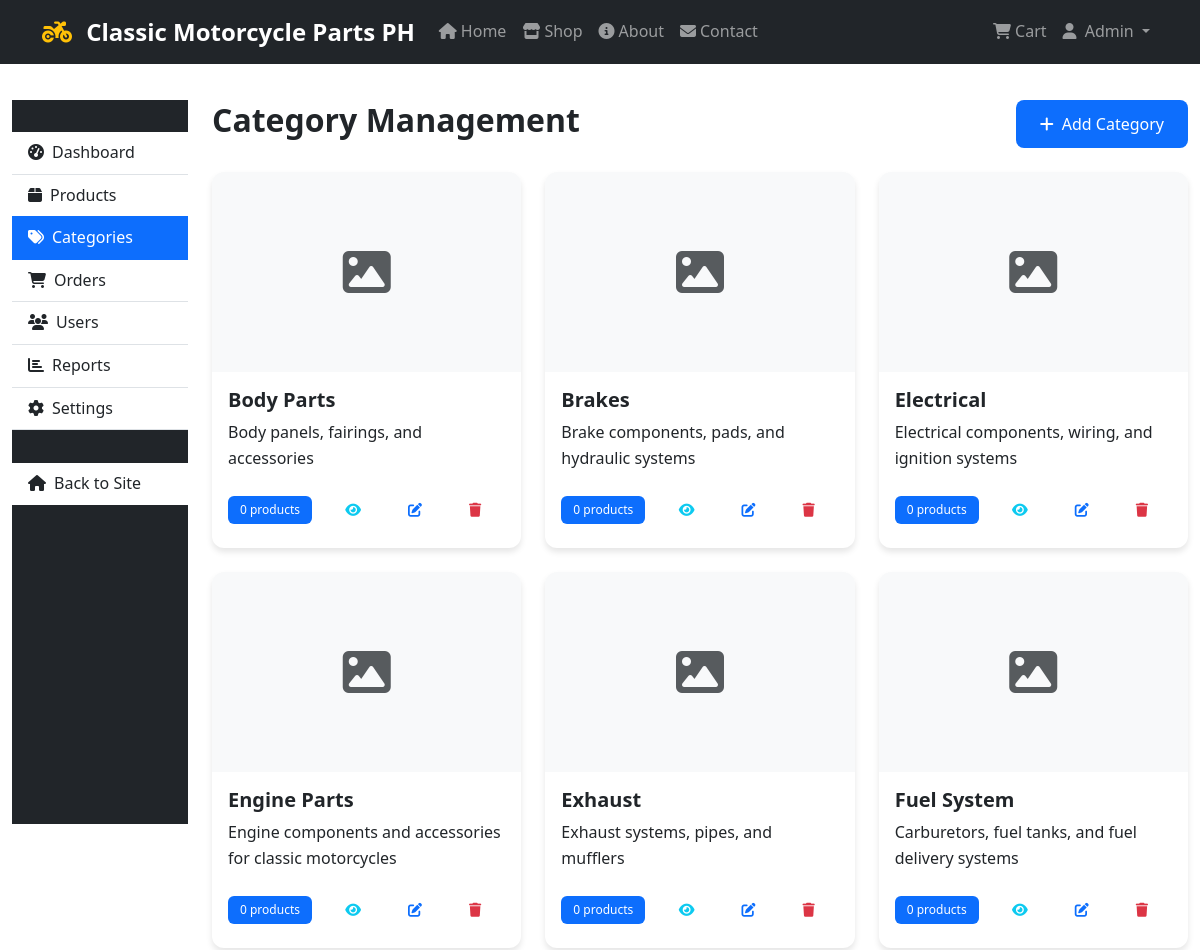
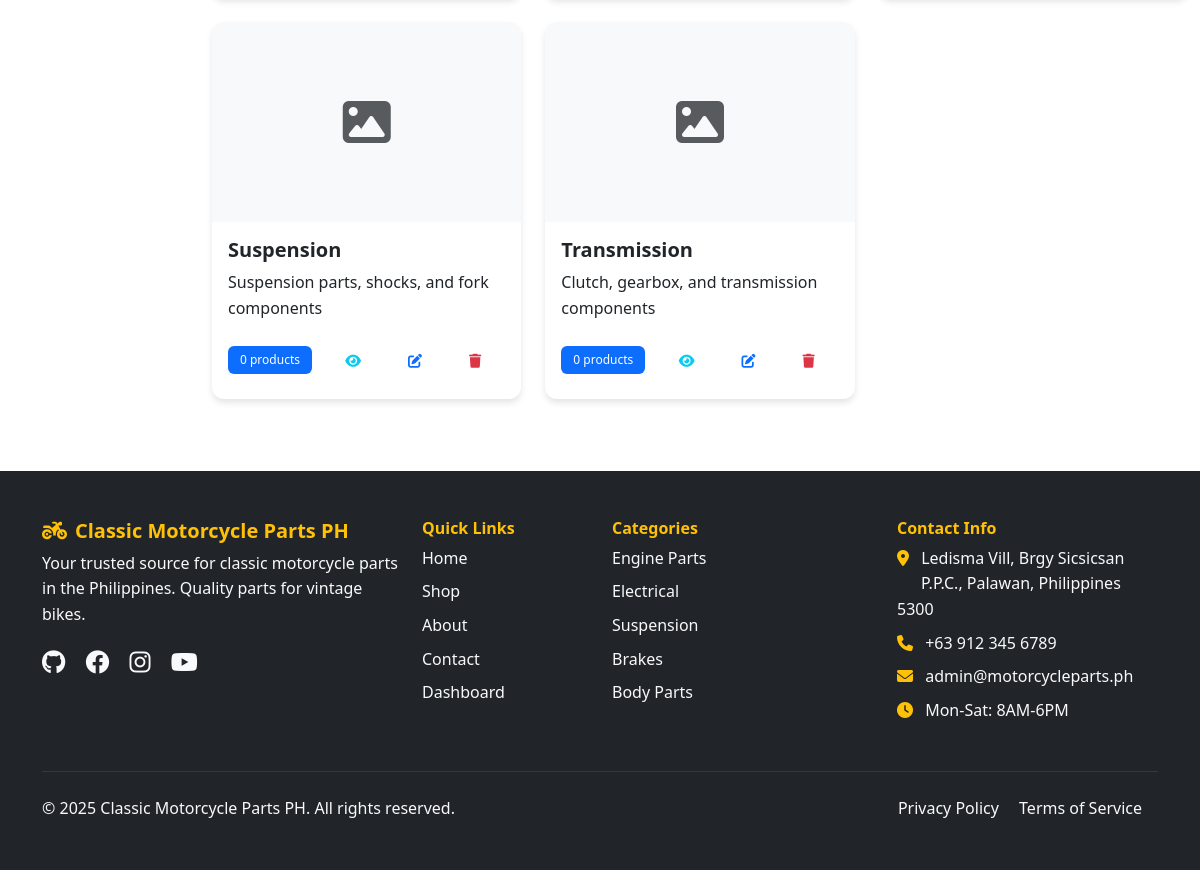
Screenshot of /admin/categories.php (signed in) with the database file from the repository (2 pictures, top to bottom).
### tables this page shows
CREATE TABLE categories (
    id INT AUTO_INCREMENT PRIMARY KEY,
    name VARCHAR(100) NOT NULL,
    description TEXT,
    image VARCHAR(255),
    is_active BOOLEAN DEFAULT TRUE,
    created_at TIMESTAMP DEFAULT CURRENT_TIMESTAMP,
    INDEX idx_name (name)
);

### classes/Product.php (called while the page is built, shortened)
<?php
class Product {
    private $conn;
    private $table = 'products';
    public function __construct($db) {
        $this->conn = $db;
    }
    public function getProductCount($category_id = null, $search = null) {
        $query = "SELECT COUNT(*) as total FROM " . $this->table . " WHERE is_active = 1";
        if ($category_id) {
            $query .= " AND category_id = :category_id";
        }
        $stmt = $this->conn->prepare($query);
        if ($category_id) {
            $stmt->bindParam(':category_id', $category_id);
        }
        $stmt->execute();
        $result = $stmt->fetch();
        return $result['total'];
    }
    public function getCategories() {
        $query = "SELECT * FROM categories WHERE is_active = 1 ORDER BY name";
        $stmt = $this->conn->prepare($query);
        $stmt->execute();
        return $stmt->fetchAll();
    }
}
?>

### admin/categories.php (the view, shortened to what this page needs)
<?php
require_once '../includes/header.php';
require_once '../classes/Product.php';
$product = new Product($db);
$categories = $product->getCategories();
$category_stats = [];
foreach ($categories as $category) {
    $category_stats[$category['id']] = $product->getProductCount($category['id']);
}
?>
<div class="container-fluid py-4">
    <div class="row">
        <div class="col-md-3 col-lg-2">
            <div class="admin-sidebar">
                <div class="list-group list-group-flush">
                    <a href="index.php" class="list-group-item list-group-item-action">
                        <i class="fas fa-tachometer-alt me-2"></i>Dashboard
                    </a>
                    <a href="products.php" class="list-group-item list-group-item-action">
                        <i class="fas fa-box me-2"></i>Products
                    </a>
                    <a href="categories.php" class="list-group-item list-group-item-action active">
                        <i class="fas fa-tags me-2"></i>Categories
                    </a>
                    <a href="orders.php" class="list-group-item list-group-item-action">
                        <i class="fas fa-shopping-cart me-2"></i>Orders
                    </a>
                    <a href="users.php" class="list-group-item list-group-item-action">
                        <i class="fas fa-users me-2"></i>Users
                    </a>
                    <a href="reports.php" class="list-group-item list-group-item-action">
                        <i class="fas fa-chart-bar me-2"></i>Reports
                    </a>
                    <a href="settings.php" class="list-group-item list-group-item-action">
                        <i class="fas fa-cog me-2"></i>Settings
                    </a>
                    <hr>
                    <a href="../index.php" class="list-group-item list-group-item-action">
                        <i class="fas fa-home me-2"></i>Back to Site
                    </a>
                </div>
            </div>
        </div>
        <div class="col-md-9 col-lg-10">
            <div class="d-flex justify-content-between align-items-center mb-4">
                <h2>Category Management</h2>
                <button type="button" class="btn btn-primary" data-bs-toggle="modal" data-bs-target="#categoryModal">
                    <i class="fas fa-plus me-2"></i>Add Category
                </button>
            </div>
            <div class="row g-4">
                <?php foreach ($categories as $category): ?>
                <div class="col-md-6 col-lg-4">
                    <div class="card h-100">
                        <?php if ($category['image']): ?>
                            <img src="<?php echo htmlspecialchars($category['image']); ?>"
                                 class="card-img-top" alt="Category" style="height: 200px; object-fit: cover;">
                        <?php else: ?>
                            <div class="card-img-top bg-light d-flex align-items-center justify-content-center"
                                 style="height: 200px;">
                                <i class="fas fa-image fa-3x text-muted"></i>
                            </div>
                        <?php endif; ?>
                        <div class="card-body d-flex flex-column">
                            <h5 class="card-title"><?php echo htmlspecialchars($category['name']); ?></h5>
                            <p class="card-text flex-grow-1">
                                <?php echo htmlspecialchars($category['description']); ?>
                            </p>
                            <div class="d-flex justify-content-between align-items-center">
                                <span class="badge bg-primary">
                                    <?php echo $category_stats[$category['id']]; ?> products
                                </span>
                                <div class="btn-group btn-group-sm">
                                    <a href="../shop.php?category=<?php echo $category['id']; ?>"
                                       class="btn btn-outline-info" title="View" target="_blank">
                                        <i class="fas fa-eye"></i>
                                    </a>
                                    <button type="button" class="btn btn-outline-primary"
                                            onclick="editCategory(<?php echo htmlspecialchars(json_encode($category)); ?>)"
                                            title="Edit">
                                        <i class="fas fa-edit"></i>
                                    </button>
                                    <button type="button" class="btn btn-outline-danger"
                                            onclick="deleteCategory(<?php echo $category['id']; ?>, '<?php echo htmlspecialchars($category['name']); ?>', <?php echo $category_stats[$category['id']]; ?>)"
                                            title="Delete">
                                        <i class="fas fa-trash"></i>
                                    </button>
                                </div>
                            </div>
                        </div>
                    </div>
                </div>
                <?php endforeach; ?>
            </div>
        </div>
    </div>
</div>
<?php require_once '../includes/footer.php'; ?>

### assets/css/style.css (style rules this page uses)
:root { --primary-color: #ffc107; --secondary-color: #212529; --accent-color: #fd7e14; --text-dark: #212529; --text-light: #6c757d; --border-color: #dee2e6; --success-color: #198754; --danger-color: #dc3545; --warning-color: #ffc107; --info-color: #0dcaf0; }
body { font-family: "Segoe UI", Tahoma, Geneva, Verdana, sans-serif; line-height: 1.6; color: var(--text-dark); padding-top: 76px; }
h1, h2, h3, h4, h5, h6 { font-weight: 600; color: var(--text-dark); }
.btn { font-weight: 500; border-radius: 8px; padding: 0.75rem 1.5rem; transition: all 0.3s ease; border: none; }
.card { border: none; border-radius: 12px; box-shadow: 0 4px 6px rgba(0, 0, 0, 0.1); transition: all 0.3s ease; overflow: hidden; }
.badge { font-weight: 500; padding: 0.5rem 0.75rem; border-radius: 6px; }
.admin-sidebar { background-color: var(--secondary-color); min-height: calc(100vh - 76px); padding: 2rem 0; }

### rows the page displays
categories: name "Body Parts", description "Body panels, fairings, and accessories", id "0"
categories: name "Brakes", description "Brake components, pads, and hydraulic systems", id "0"
categories: name "Electrical", description "Electrical components, wiring, and ignition systems", id "0"
categories: name "Engine Parts", description "Engine components and accessories for classic motorcycles", id "0"
categories: name "Exhaust", description "Exhaust systems, pipes, and mufflers", id "0"
categories: name "Fuel System", description "Carburetors, fuel tanks, and fuel delivery systems", id "0"
categories: name "Suspension", description "Suspension parts, shocks, and fork components", id "0"
categories: name "Transmission", description "Clutch, gearbox, and transmission components", id "0"

### other values shown
SITE_NAME "Classic Motorcycle Parts PH"
$_SESSION['first_name'] "Admin"
ADMIN_EMAIL "admin@motorcycleparts.ph"
